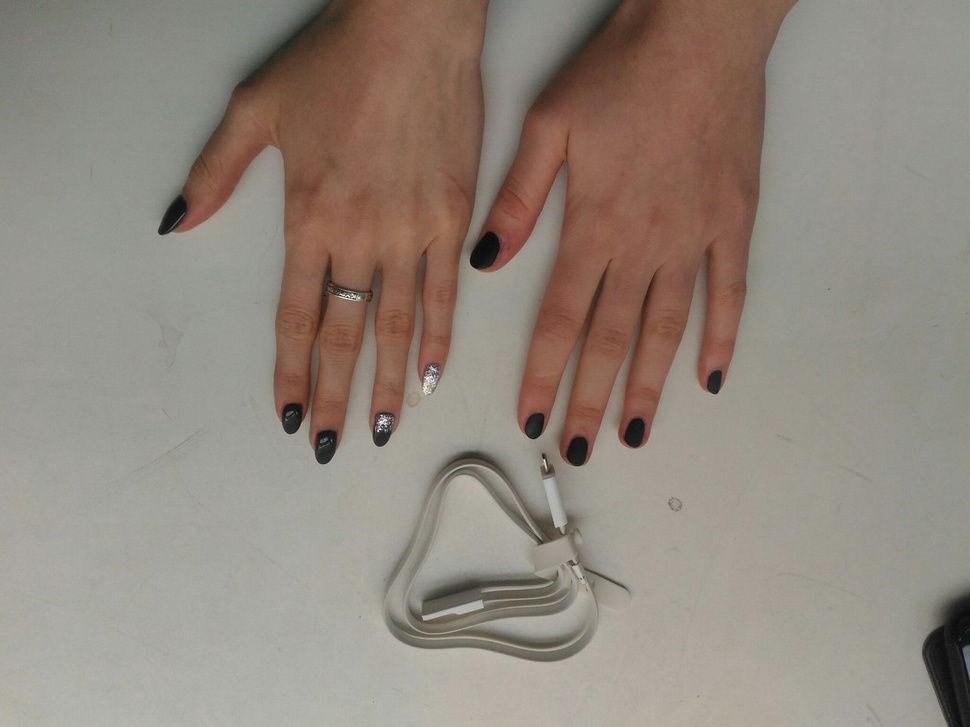
#> input picture src/f1.jpg, 970 x 727 px, shrunk from 1280 x 960 before the run
$ python '7 feature detection.py'
#> lines starting #> are read from the running program, lines starting #| are printed output that depends on the picture
import cv2
from matplotlib import pyplot

FEATURE_COUNTS = 30

image1 = cv2.imread('src/f1.jpg')
#> image1 is the input picture: shape (727, 970, 3); mean B, G, R 125.1, 135.3, 145.6
image2 = cv2.imread('src/f2.jpg')
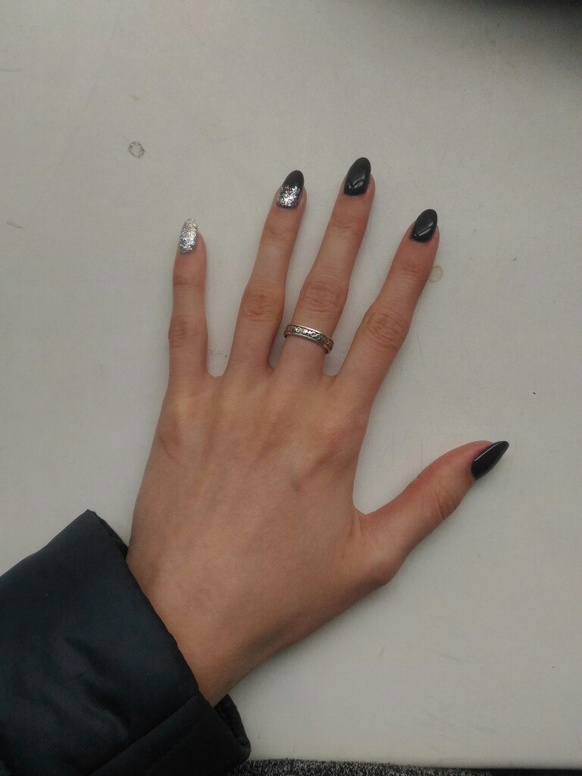
#> input picture src/f2.jpg, 582 x 776 px, shrunk from 768 x 1024 before the run
#> image2 is the input picture: shape (776, 582, 3); mean B, G, R 117.7, 126.5, 136.6
pyplot.imshow(image1)
pyplot.imshow(image2)

orb = cv2.ORB_create()

kp1, des1 = orb.detectAndCompute(image1, None)
#> kp1 = 500 keypoints; strongest (x, y, size): (380, 422, 31), (380, 429, 31), (385, 424, 31), (382, 425, 31)
kp2, des2 = orb.detectAndCompute(image2, None)
#> kp2 = 467 keypoints; strongest (x, y, size): (308, 330, 31), (310, 333, 31), (310, 330, 31), (305, 331, 31)

bf = cv2.BFMatcher(cv2.NORM_HAMMING, crossCheck=True)

matches = bf.match(des1, des2)
#> matches = 124 matches
matches = sorted(matches, key=lambda x: x.distance)[:FEATURE_COUNTS]
#> matches = 30 matches

image3 = cv2.drawMatches(image1, kp1, image2, kp2, matches, None, flags=2)
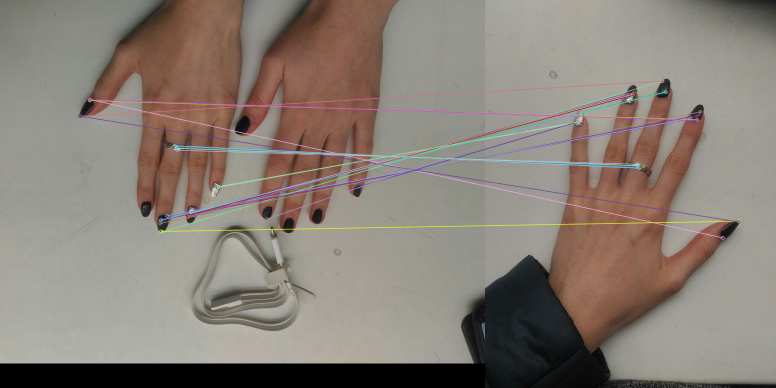
#> image3: shape (776, 1552, 3) (shown at 1/2 size); mean B, G, R 118.5, 127.1, 136.8
image3 = cv2.cvtColor(image3, cv2.COLOR_BGR2RGB)

pyplot.imshow(image3)
pyplot.show()
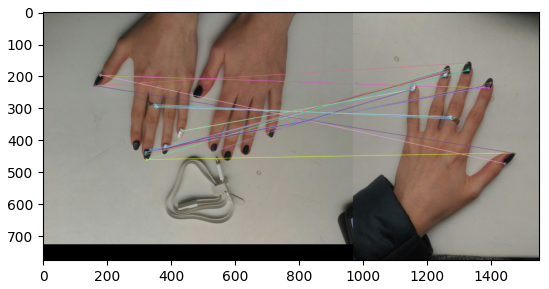
#> figure drawn by matplotlib, 1 panel; B, G, R data is drawn as R, G, B
